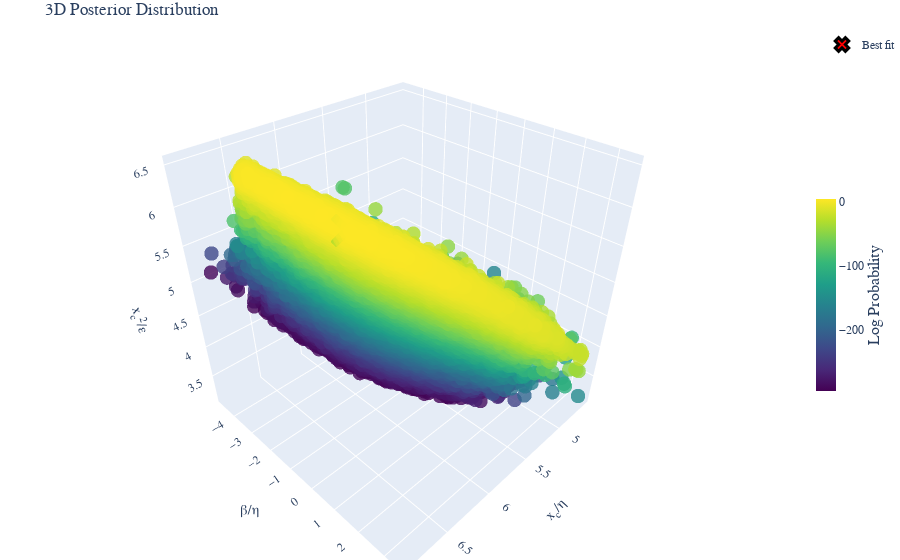

The cell this chart's notebook holds for it:
### Code cell
fig =post.plot_posterior3D_interactive([0,1,2],labels=labels_trans, truths=np.log(truths_trans),truth_label="Best fit" )
# Save the figure using matplotlib's savefig instead of plotly's write_image
fig.show()
if SAVE_PRODUCTS:
    # Save the figure as HTML
    html_file_name = config_name+test_str+'_3D_plot'
    if subfolder is not None:
        html_file_name = os.path.join(subfolder, html_file_name)
    html_path = os.path.join(Products_folder, 'html_3d_plots', f'{html_file_name}.html')
    # Create directory if it doesn't exist
    os.makedirs(os.path.dirname(html_path), exist_ok=True)
    fig.write_html(html_path)

### Figure 1 — Plotly figure (JSON) as saved in the notebook; plotly's stock layout.template omitted (floating-point values rounded to 4 significant figures; data arrays with more than 128 entries replaced by an {"elided": "..."} marker saying what was removed)
{"data": [{"marker": {"color": {"elided": "28173 float values"}, "colorbar": {"len": 0.4, "thickness": 20, "title": {"font": {"size": 16}, "side": "right", "text": "Log Probability"}, "x": 1.0, "y": 0.5}, "colorscale": [[0.0, "#440154"], [0.1111, "#482878"], [0.2222, "#3e4989"], [0.3333, "#31688e"], [0.4444, "#26828e"], [0.5556, "#1f9e89"], [0.6667, "#35b779"], [0.7778, "#6ece58"], [0.8889, "#b5de2b"], [1.0, "#fde725"]], "opacity": 0.8, "size": 5}, "mode": "markers", "name": "Posterior", "scene": "scene", "showlegend": false, "type": "scatter3d", "x": {"elided": "28173 float values"}, "y": {"elided": "28173 float values"}, "z": {"elided": "28173 float values"}}, {"marker": {"color": "red", "line": {"color": "black", "width": 3}, "size": 12, "symbol": "x"}, "mode": "markers", "name": "Best fit", "scene": "scene", "showlegend": true, "type": "scatter3d", "x": [6.372], "y": [-0.3538], "z": [6.119]}], "layout": {"font": {"family": "Computer Modern"}, "margin": {"b": 0, "l": 0, "r": 0, "t": 30}, "scene": {"aspectmode": "cube", "xaxis": {"exponentformat": "e", "showexponent": "all", "title": {"font": {"size": 14}, "text": "x<sub>c</sub>/η"}}, "yaxis": {"exponentformat": "e", "showexponent": "all", "title": {"font": {"size": 14}, "text": "β/η"}}, "zaxis": {"exponentformat": "e", "showexponent": "all", "title": {"font": {"size": 14}, "text": "x<sub>c</sub><sup>2</sup>/ε"}}}, "title": {"text": "3D Posterior Distribution"}}}
